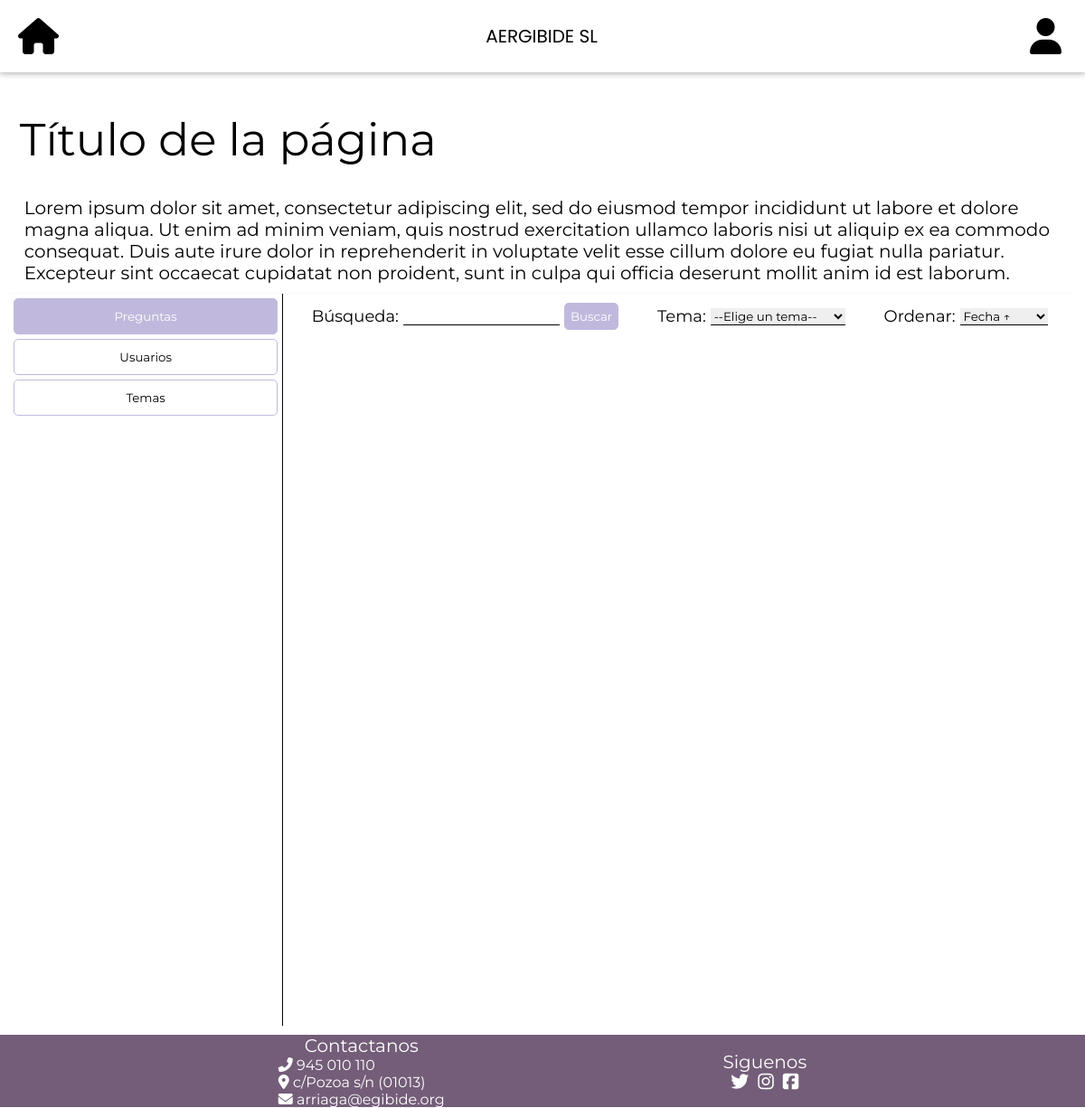
The app's page /php/preguntas.php?tema=2, older data.
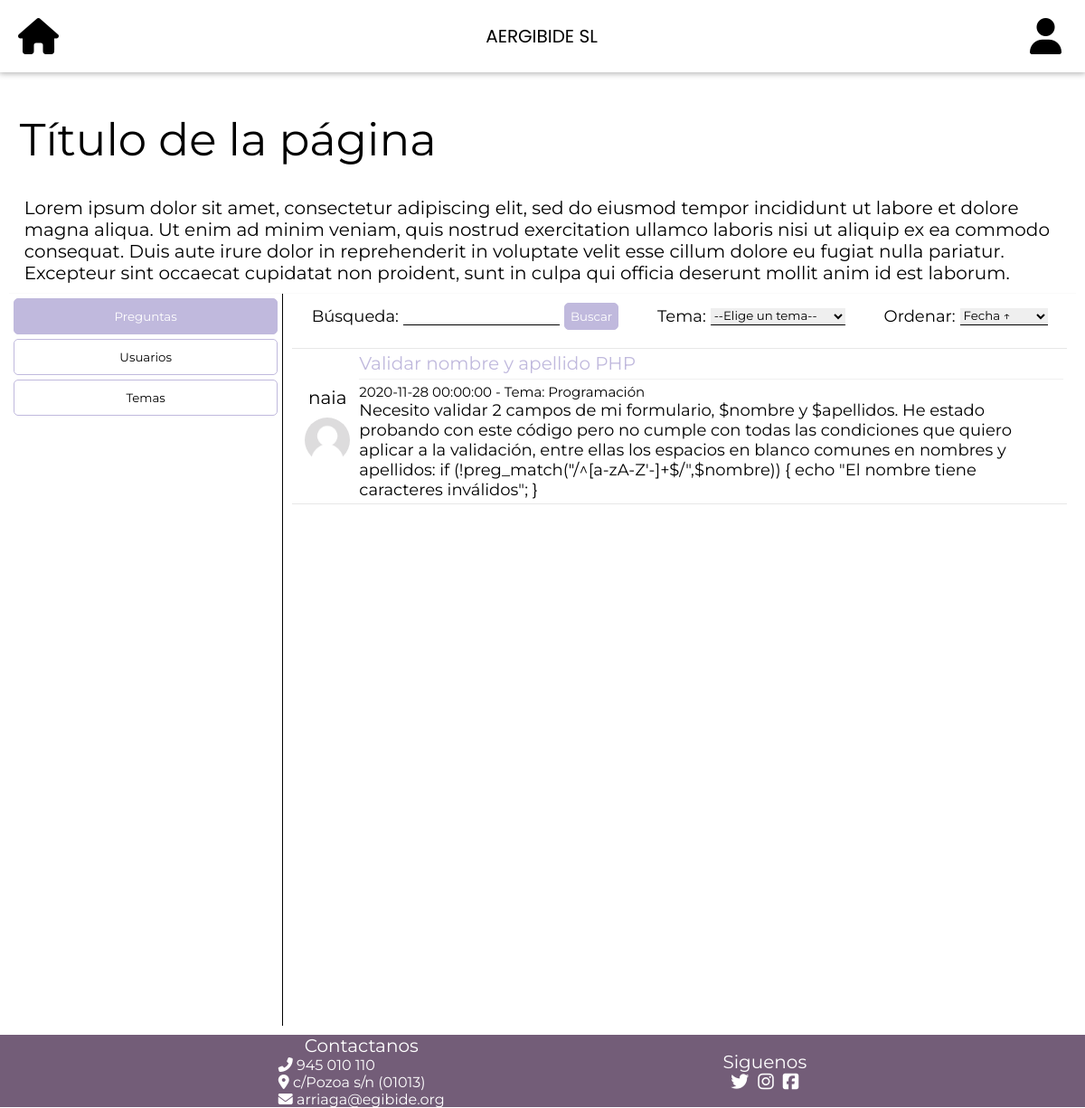
The same page, newer data.
### tables this page shows
CREATE TABLE `Preguntas` (
  `id` int(11) NOT NULL,
  `titulo` varchar(100) NOT NULL,
  `descripcion` varchar(5000) NOT NULL,
  `fecha` datetime NOT NULL,
  `tema` varchar(20) DEFAULT NULL,
  `usuarioid` int(11) NOT NULL
);

### php/preguntas.php (called while the page is built, shortened)
<?php
require_once '../php/llamadasBD.php';
$preguntas = array();
if(isset($_GET['tema'])) {
    $preguntas = leerPreguntasPorTema($_GET['tema']);
}else{
    $preguntas = leerPreguntas();
}
$preguntasConUsuarios = array();
while ($pregunta = $preguntas->fetch()){
    $nickname = "";
    $urlImg = "";
    $usuarios = leerUsuarios();
    while ($usuario = $usuarios->fetch()){
        if ($pregunta["usuarioid"] == $usuario["id"]){
            $nickname = $usuario["nickname"];
            $urlImg = $usuario["imagen"];
        }
    }
    $tema = "";
    switch ($pregunta["tema"]){
        case 2:
            $tema = "Programación";
            break;
    }
    array_push($preguntasConUsuarios, [
        "id" => $pregunta["id"],
        "titulo" => $pregunta["titulo"],
        "descripcion" => $pregunta["descripcion"],
        "fecha" => $pregunta["fecha"],
        "tema" => $tema,
        "nickname" => $nickname,
        "urlImg" => $urlImg
    ]);
}
require "../html/preguntas.view.php";

### php/llamadasBD.php (called while the page is built, shortened)
<?php
function iniciarConexion(){
    $dbname = "db_reto2";
    $host = "localhost";
    $user = "admin";
    $pass = "12345";
    try{
       $dbh = new PDO("mysql:host=$host;dbname=$dbname",$user,$pass);
       return $dbh;
    }catch (PDOException $e){
        echo $e->getMessage();
        return null;
    }
}
function leerPreguntasPorTema($tema)
{
    $dbh = iniciarConexion();
    $stmt = $dbh->prepare("SELECT * FROM Preguntas WHERE tema = $tema ORDER BY fecha DESC");
    $stmt->execute();
    $stmt->setFetchMode(PDO::FETCH_ASSOC);
    return $stmt;
}

### html/preguntas.view.php (the view, shortened to what this page needs)
<?php include 'header.view.php';?>
<head>
    <link rel="stylesheet" href="../html/css/preguntas.css">
</head>
<body>
<div id="divPrincipal">
    <div id="divSuperior">
        <h1>Título de la página</h1>
        <p>Lorem ipsum dolor sit amet, consectetur adipiscing elit, sed do eiusmod tempor incididunt ut labore et dolore magna aliqua. Ut enim ad minim veniam, quis nostrud exercitation ullamco laboris nisi ut aliquip ex ea commodo consequat. Duis aute irure dolor in reprehenderit in voluptate velit esse cillum dolore eu fugiat nulla pariatur. Excepteur sint occaecat cupidatat non proident, sunt in culpa qui officia deserunt mollit anim id est laborum.</p>
    </div>
    <div class="divSeparador"></div>
    <div id="divInferior">
        <div id="divEnlaces">
            <button class="btEnlace btSeleccionado"><a href="../php/preguntas.php">Preguntas</a></button>
            <button class="btEnlace btNoSeleccionado"><a href="../php/usuarios.php">Usuarios</a></button>
            <button class="btEnlace btNoSeleccionado"><a href="../php/temas.php">Temas</a></button>
        </div>
        <div id="divInformacion">
            <div id="divFiltrador">
                <div id="divLupa">
                    <label class="lbFiltrado">Búsqueda: </label>
                    <input class="ipBuscador" type="text">
                    <button id="btBuscar">Buscar</button>
                </div>
                <div id="divTag">
                    <label class="lbFiltrado">Tema: </label>
                    <select>
                        <option>--Elige un tema--</option>
                    </select>
                </div>
                <div id="divTag">
                    <label class="lbFiltrado">Ordenar: </label>
                    <select id="slOrden">
                        <option id="fechaDesc" selected value="fechaDesc">Fecha ↑</option>
                    </select>
                </div>
            </div>
            <div id="divPreguntas">
                <?php foreach ($preguntasConUsuarios as $pregunta) { ?>
                    <div class="divPregunta">
                        <div class="divPregIzq">
                            <label class="labPregNickname"> <?php echo $pregunta ["nickname"]; ?> </label>
                            <a href="../php/perfil.php?nickname=<?php echo $pregunta["nickname"]?>">
                                <img class="imgPregPerfil" src="<?php echo $pregunta["urlImg"]; ?>">
                            </a>
                        </div>
                        <div class="divPregDer">
                            <a class="tituloPreg" href="../php/pregunta.php?pregunta=<?php echo $pregunta["id"]?>">
                                <?php echo $pregunta["titulo"] ?>
                            </a>
                            <div class="divSeparadorpregunta"></div>
                            <label style="font-size: 15px"> <?php echo $pregunta["fecha"]; echo " - Tema: "; echo $pregunta["tema"]?> </label>
                            <label class="lbDescripcion"><?php echo $pregunta["descripcion"] ?></label>
                        </div>
                    </div>
                <?php } ?>
            </div>
        </div>
    </div>
</div>
</body>
<?php include "footer.view.php"?>

Row changes from the older to the newer data that the page shows:
now on this page (row edited): preguntas: nickname "naia", titulo "Validar nombre y apellido PHP", fecha "2020-11-28 00:00:00", tema "Programación", descripcion "Necesito validar 2 campos de mi formulario, $nombre y $apellidos. He estado probando con este código pero no cumple con todas las condiciones que quiero aplicar a la validación, entre ellas los espacios en blanco comunes en nombres y apellidos: if (!preg_match(\"/^[a-zA-Z'-]+$/\",$nombre)) { echo \"El nombre tiene caracteres inválidos\"; }"
